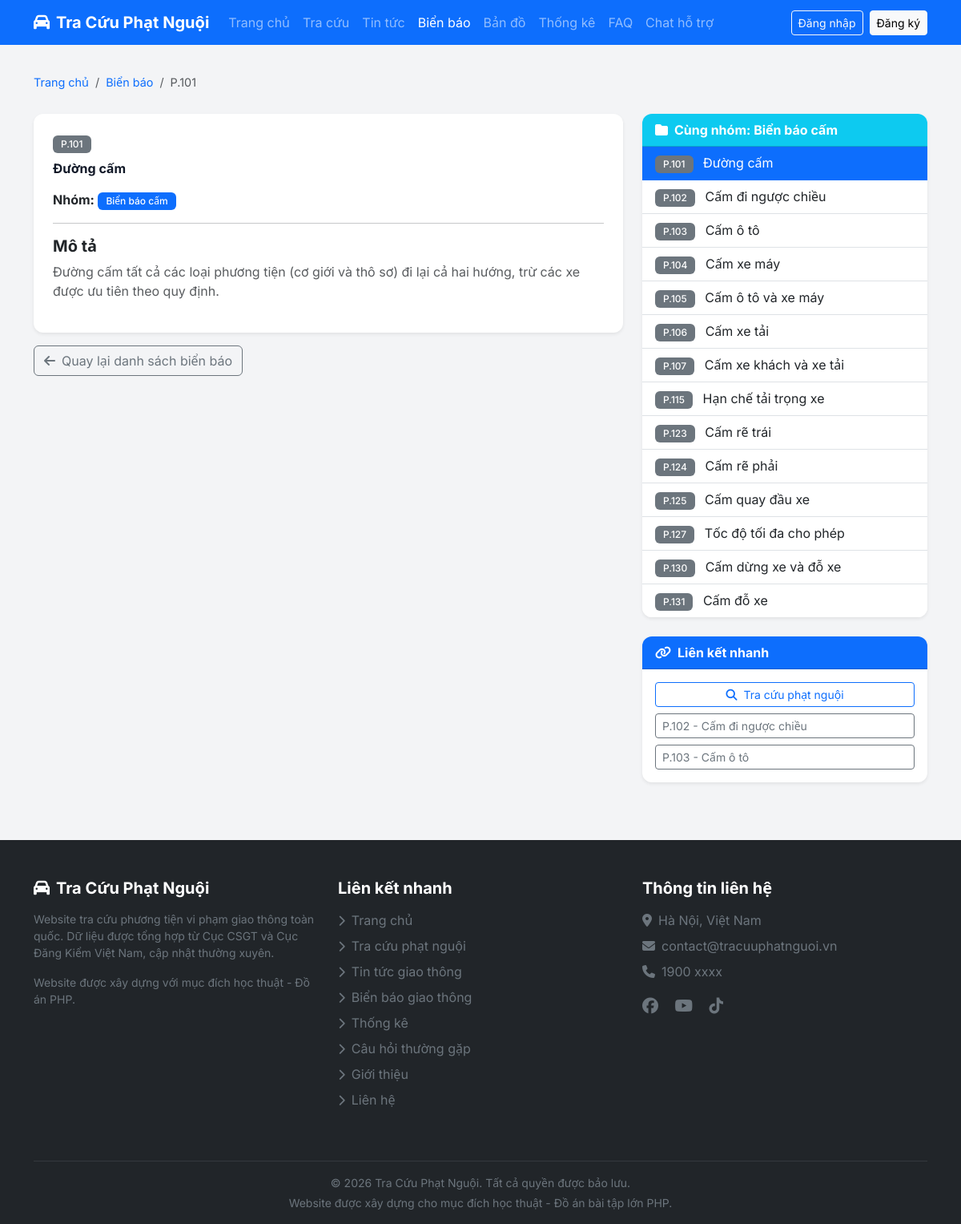
The app's page /bien-bao/1 with its own data.
### tables this page shows
CREATE TABLE traffic_signs (
    id INT AUTO_INCREMENT PRIMARY KEY,
    sign_code VARCHAR(20) NOT NULL COMMENT 'P.101, W.201...',
    name VARCHAR(255) NOT NULL,
    group_id INT NULL,
    image VARCHAR(255) NULL,
    description TEXT NULL,
    created_at DATETIME NOT NULL DEFAULT CURRENT_TIMESTAMP,
    updated_at DATETIME NULL ON UPDATE CURRENT_TIMESTAMP,
    FOREIGN KEY (group_id) REFERENCES traffic_sign_groups(id) ON DELETE SET NULL,
    INDEX idx_code (sign_code),
    INDEX idx_group (group_id)
);

CREATE TABLE traffic_sign_groups (
    id INT AUTO_INCREMENT PRIMARY KEY,
    name VARCHAR(100) NOT NULL,
    sign_prefix VARCHAR(10) NOT NULL COMMENT 'P, W, R, S',
    sort_order INT NOT NULL DEFAULT 0
);

### app/core/Controller.php (called while the page is built, shortened)
<?php
class Controller
{
    protected function view(string $view, array $data = [], string $layout = 'client'): void
    {
        extract($data);
        $viewPath = __DIR__ . '/../views/' . $view . '.php';
        require $viewPath;
    }
}

### app/controllers/client/BienBaoController.php (called while the page is built, shortened)
<?php
class BienBaoController extends Controller
{
    public function detail(int $id): void
    {
        $signModel = new TrafficSign();
        $groupModel = new TrafficSignGroup();
        $sign = $signModel->find($id);
        $group = $groupModel->find($sign['group_id'] ?? 0);
        $related = $signModel->findByGroup($sign['group_id'] ?? 0);
        $this->view('client/bienbao/detail', [
            'title' => 'Biển báo ' . htmlspecialchars($sign['sign_code'], ENT_QUOTES, 'UTF-8') . ' - ' . htmlspecialchars($sign['name'], ENT_QUOTES, 'UTF-8'),
            'sign' => $sign,
            'group' => $group,
            'related' => $related,
        ]);
    }
}

### public/index.php (called while the page is built, shortened)
<?php
spl_autoload_register(function (string $class): void {
    $prefix = 'App\\';
    $baseDir = __DIR__ . '/../app/';
    $relativeClass = substr($class, strlen($prefix));
    $parts = explode('\\', $relativeClass);
    $parts[0] = strtolower($parts[0]);
    if (count($parts) > 1 && $parts[0] === 'controllers') {
        $parts[1] = strtolower($parts[1]);
    }
    $file = $baseDir . implode('/', $parts) . '.php';
});
$router = new App\Core\Router();
$uri = $_SERVER['REQUEST_URI'] ?? '/';
$method = $_SERVER['REQUEST_METHOD'] ?? 'GET';
$router->dispatch($uri, $method);

### app/core/Database.php (called while the page is built, shortened)
<?php
class Database
{
    private static ?Database $instance = null;
    private \PDO $pdo;
    private function __construct()
    {
        $config = require __DIR__ . '/../../config/config.php';
        $dsn = sprintf(
            'mysql:host=%s;dbname=%s;charset=%s',
            $config['db_host'],
            $config['db_name'],
            $config['db_charset']
        );
        $this->pdo = new \PDO($dsn, $config['db_user'], $config['db_pass'], [
            \PDO::ATTR_ERRMODE            => \PDO::ERRMODE_EXCEPTION,
            \PDO::ATTR_DEFAULT_FETCH_MODE => \PDO::FETCH_ASSOC,
            \PDO::ATTR_EMULATE_PREPARES   => false,
        ]);
    }
    public static function getInstance(): self
    {
        if (self::$instance === null) {
            self::$instance = new self();
        }
        return self::$instance;
    }
    public function getConnection(): \PDO
    {
        return $this->pdo;
    }
}

### app/core/Model.php (called while the page is built, shortened)
<?php
class Model
{
    protected PDO $db;
    protected string $table = '';
    protected string $primaryKey = 'id';
    public function __construct()
    {
        $this->db = Database::getInstance()->getConnection();
    }
    public function find(int $id): ?array
    {
        $stmt = $this->db->prepare("SELECT * FROM {$this->table} WHERE {$this->primaryKey} = :id");
        $stmt->execute(['id' => $id]);
        $result = $stmt->fetch();
        return $result ?: null;
    }
    public function findAllBy(string $column, mixed $value, string $orderBy = ''): array
    {
        $sql = "SELECT * FROM {$this->table} WHERE {$column} = :val";
        if ($orderBy) {
            $sql .= " ORDER BY {$orderBy}";
        }
        $stmt = $this->db->prepare($sql);
        $stmt->execute(['val' => $value]);
        return $stmt->fetchAll();
    }
}

### app/models/TrafficSign.php (called while the page is built, shortened)
<?php
class TrafficSign extends Model
{
    public function findByGroup(int $groupId): array
    {
        return $this->findAllBy('group_id', $groupId, 'sign_code ASC');
    }
}

### app/views/client/bienbao/detail.php (the view, shortened to what this page needs)
<div class="container py-4">
    <nav aria-label="breadcrumb" class="mb-3">
        <ol class="breadcrumb">
            <li class="breadcrumb-item"><a href="/" class="text-decoration-none">Trang chủ</a></li>
            <li class="breadcrumb-item"><a href="/bien-bao" class="text-decoration-none">Biển báo</a></li>
            <li class="breadcrumb-item active"><?= htmlspecialchars($sign['sign_code'], ENT_QUOTES, 'UTF-8') ?></li>
        </ol>
    </nav>
    <div class="row">
        <div class="col-lg-8">
            <div class="card shadow-sm border-0">
                <div class="row g-0">
                    <div class="col-md-<?= !empty($sign['image']) ? '8' : '12' ?>">
                        <div class="card-body p-4">
                            <span class="badge bg-secondary mb-2">
                                <?= htmlspecialchars($sign['sign_code'], ENT_QUOTES, 'UTF-8') ?>
                            </span>
                            <h2 class="card-title fw-bold mb-3">
                                <?= htmlspecialchars($sign['name'], ENT_QUOTES, 'UTF-8') ?>
                            </h2>
                            <?php if (!empty($group)): ?>
                                <p class="mb-2">
                                    <strong>Nhóm:</strong>
                                    <span class="badge bg-primary">
                                        <?= htmlspecialchars($group['name'], ENT_QUOTES, 'UTF-8') ?>
                                    </span>
                                </p>
                            <?php endif; ?>
                            <?php if (!empty($sign['description'])): ?>
                                <hr>
                                <h5 class="fw-bold">Mô tả</h5>
                                <p class="text-muted">
                                    <?= nl2br(htmlspecialchars($sign['description'], ENT_QUOTES, 'UTF-8')) ?>
                                </p>
                            <?php endif; ?>
                        </div>
                    </div>
                </div>
            </div>
            <div class="mt-3">
                <a href="/bien-bao" class="btn btn-outline-secondary">
                    <i class="fas fa-arrow-left me-2"></i>Quay lại danh sách biển báo
                </a>
            </div>
        </div>
        <div class="col-lg-4 mt-4 mt-lg-0">
            <?php if (!empty($group)): ?>
                <div class="card shadow-sm border-0 mb-4">
                    <div class="card-header bg-info text-white fw-bold">
                        <i class="fas fa-folder me-2"></i>Cùng nhóm: <?= htmlspecialchars($group['name'], ENT_QUOTES, 'UTF-8') ?>
                    </div>
                    <div class="card-body p-0">
                        <div class="list-group list-group-flush">
                            <?php foreach ($related as $rel): ?>
                                <a href="/bien-bao/<?= htmlspecialchars($rel['id'], ENT_QUOTES, 'UTF-8') ?>"
                                   class="list-group-item list-group-item-action <?= (int) $rel['id'] === (int) $sign['id'] ? 'active' : '' ?>">
                                    <span class="badge bg-secondary me-2"><?= htmlspecialchars($rel['sign_code'], ENT_QUOTES, 'UTF-8') ?></span>
                                    <?= htmlspecialchars($rel['name'], ENT_QUOTES, 'UTF-8') ?>
                                </a>
                            <?php endforeach; ?>
                        </div>
                    </div>
                </div>
            <?php endif; ?>
            <div class="card shadow-sm border-0">
                <div class="card-header bg-primary text-white fw-bold">
                    <i class="fas fa-link me-2"></i>Liên kết nhanh
                </div>
                <div class="card-body">
                    <div class="d-grid gap-2">
                        <a href="/tra-cuu" class="btn btn-outline-primary btn-sm">
                            <i class="fas fa-search me-2"></i>Tra cứu phạt nguội
                        </a>
                        <?php foreach (array_slice($related, 0, 3) as $rel): ?>
                            <?php if ((int) $rel['id'] !== (int) $sign['id']): ?>
                                <a href="/bien-bao/<?= htmlspecialchars($rel['id'], ENT_QUOTES, 'UTF-8') ?>"
                                   class="btn btn-outline-secondary btn-sm text-start">
                                    <?= htmlspecialchars($rel['sign_code'], ENT_QUOTES, 'UTF-8') ?> -
                                    <?= htmlspecialchars(mb_substr($rel['name'], 0, 30), ENT_QUOTES, 'UTF-8') ?><?= mb_strlen($rel['name']) > 30 ? '...' : '' ?>
                                </a>
                            <?php endif; ?>
                        <?php endforeach; ?>
                    </div>
                </div>
            </div>
        </div>
    </div>
</div>

### app/core/Router.php (shortened to what this page needs)
<?php
class Router
{
    private array $routes = [];
    private function addRoute(string $method, string $uri, string $handler): void
    {
        $pattern = preg_replace('/\{([a-zA-Z_]+)\}/', '(?P<$1>[^/]+)', $uri);
        $pattern = '#^' . $pattern . '$#';
        $this->routes[] = [
            'method'  => $method,
            'pattern' => $pattern,
            'handler' => $handler,
        ];
    }
    public function dispatch(string $uri, string $method): void
    {
        $uri = parse_url($uri, PHP_URL_PATH);
        $uri = rtrim($uri, '/') ?: '/';
        foreach ($this->routes as $route) {
            if ($route['method'] !== strtoupper($method)) {
                continue;
            }
            if (preg_match($route['pattern'], $uri, $matches)) {
                $this->params = array_filter($matches, fn($key) => is_string($key), ARRAY_FILTER_USE_KEY);
                [$controllerPath, $action] = explode('@', $route['handler']);
                $controller = new $controllerClass();
                call_user_func_array([$controller, $action], array_values($this->params));
                return;
            }
        }
    }
}

### public/assets/css/style.css (style rules this page uses)
:root { --primary: #1a56db; --primary-dark: #1e40af; --success: #10b981; --warning: #f59e0b; --danger: #ef4444; --gray-100: #f3f4f6; --gray-700: #374151; --gray-900: #111827; }
body { font-family: 'Inter', 'Segoe UI', Tahoma, Geneva, Verdana, sans-serif; color: var(--gray-700); background: var(--gray-100); min-height: 100vh; display: flex; flex-direction: column; }
.card { border: none; border-radius: 12px; box-shadow: 0 1px 3px rgba(0,0,0,0.06); transition: transform 0.2s, box-shadow 0.2s; overflow: hidden; }
.card-title { font-size: 1rem; font-weight: 600; color: var(--gray-900); line-height: 1.4; }
.badge { font-weight: 500; padding: 5px 10px; border-radius: 6px; }
.breadcrumb { background: transparent; padding: 12px 0; font-size: 0.9rem; }

### records on screen
traffic_signs: sign_code "P.101", name "Đường cấm", description "Đường cấm tất cả các loại phương tiện (cơ giới và thô sơ) đi lại cả hai hướng, trừ các xe được ưu tiên theo quy định."
traffic_sign_groups: name "Biển báo cấm"
traffic_signs: sign_code "P.102", name "Cấm đi ngược chiều"
traffic_signs: sign_code "P.103", name "Cấm ô tô"
traffic_signs: sign_code "P.104", name "Cấm xe máy"
traffic_signs: sign_code "P.105", name "Cấm ô tô và xe máy"
traffic_signs: sign_code "P.106", name "Cấm xe tải"
traffic_signs: sign_code "P.107", name "Cấm xe khách và xe tải"
traffic_signs: sign_code "P.115", name "Hạn chế tải trọng xe"
traffic_signs: sign_code "P.123", name "Cấm rẽ trái"
traffic_signs: sign_code "P.124", name "Cấm rẽ phải"
traffic_signs: sign_code "P.125", name "Cấm quay đầu xe"
traffic_signs: sign_code "P.127", name "Tốc độ tối đa cho phép"
traffic_signs: sign_code "P.130", name "Cấm dừng xe và đỗ xe"
traffic_signs: sign_code "P.131", name "Cấm đỗ xe"
